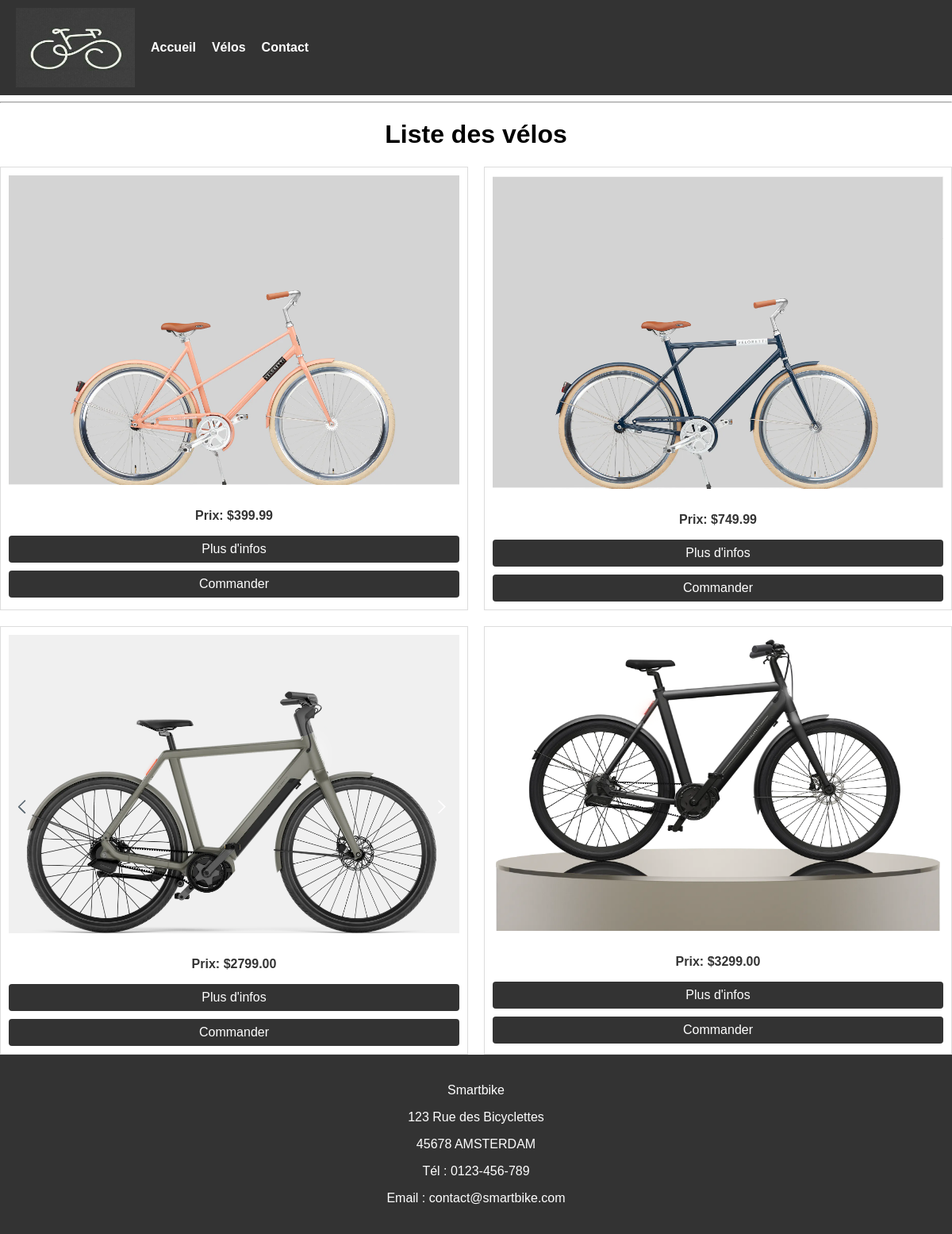
Page /index.php?page=velos on the committed database.
### tables this page shows
CREATE TABLE `velos` (
  `id` int(11) NOT NULL,
  `nom` varchar(255) NOT NULL,
  `description` text,
  `prix` decimal(10,2) DEFAULT NULL,
  `photo_path` varchar(255) DEFAULT NULL,
  `date_ajout` date DEFAULT NULL
);

### index.php (called while the page is built)
<?php
include("view/header.php");
include("controller/route.php");
include("view/footer.php");

### model/velosModel.php (called while the page is built, shortened)
<?php
if (!class_exists('Smartbike')) {
    class Smartbike {
        private $pdo;
        public function __construct($pdo) {
            $this->pdo = $pdo;
        }
        public function getAllVelos() {
            $query = "SELECT * FROM velos";
            $statement = $this->pdo->prepare($query);
            $statement->execute();
            $allVelos = $statement->fetchAll(PDO::FETCH_ASSOC);
            return $allVelos;
        }
    }
}

### view/velos.php (the view, shortened to what this page needs)
<!DOCTYPE html>
<html lang="en">
<head>
    <link rel="stylesheet" href="styles.css">
</head>
<body>
  <h1>Liste des vélos</h1>
  <?php
  $pdo = connectToDatabase();
  $smartbike = new Smartbike($pdo);
  $tousLesVelos = $smartbike->getAllVelos();
  if ($tousLesVelos) {
      echo '<div class="velos-container">';
      foreach ($tousLesVelos as $velo) {
          echo '<div class="velo-item">';
          echo "<img src='" . $velo['photo_path'] . "' alt='Photo du vélo'>";
          echo "<p class='velo-price'>Prix: $" . $velo['prix'] . "</p>";
          echo "<a class='velo-details' href='?page=produit&velo=" . $velo['id'] . "'>Plus d'infos</a>";
          echo "<a class='velo-commander' href='?page=commander'>Commander</a>";
          echo '</div>';
      }
      echo '</div>';
  } else {
      echo "Aucun vélo disponible pour le moment.";
  }
  ?>
</body>
</html>

### view/header.php (shortened to what this page needs)
<!DOCTYPE html>
<html lang="en">
<head>
    <link rel="stylesheet" href="styles.css">
</head>
<body>
    <header>
        <nav>
            <img src="images/logo.jpeg">
            <a href="index.php?page=accueil">Accueil</a>
            <a href="index.php?page=velos">Vélos</a>
            <a href="index.php?page=contact">Contact</a>
        </nav>
    </header>
    <hr>

### controller/route.php
<?php
include("model/velosModel.php");
$page = isset($_GET['page']) ? $_GET['page'] : 'accueil';
if ($page == 'accueil') {
    $pdo = connectToDatabase();
    $smartbike = new Smartbike($pdo);
    $latestVelo = $smartbike->getLatestVelo();
    $tousLesVelos = $smartbike->getAllVelos();
    include('view/accueil.php');
} elseif ($page == 'velos') {
    include('view/velos.php');
} elseif ($page == 'produit') {
    include('view/velo_details.php');
}elseif ($page == 'commander') {
    include('view/commander.php');
}elseif ($page == 'process_commande') {
    include('controller/process_commande.php');
}elseif ($page == 'commande_success') {
    include('view/commande_success.php');
}elseif ($page == 'contact') {
    include('view/contact.php');
} else {
    echo 'page introuvable';
}

### view/footer.php
<footer>
    <div class="entreprise-info">
        <p>Smartbike</p>
        <p>123 Rue des Bicyclettes</p>
        <p>45678 AMSTERDAM</p>
        <p>Tél : 0123-456-789</p>
        <p>Email : contact@smartbike.com</p>
    </div>
</footer>
</body>
</html>

### styles.css (style rules this page uses)
h1 { text-align: center; }
body { margin: 0; font-family: 'Arial', sans-serif; }
header { background-color: #333; color: white; padding: 10px 20px; display: flex; align-items: center; justify-content: space-between; }
nav { display: flex; align-items: center; }
nav img { width: 150px; height: 100px; margin-right: 20px; }
nav a { color: white; text-decoration: none; margin-right: 20px; font-weight: bold; }
footer { background-color: #333; color: white; padding: 20px; text-align: center; }
.entreprise-info { max-width: 600px; margin: 0 auto; }
.velos-container { display: flex; flex-wrap: wrap; gap: 20px; }
.velo-item { flex: 1 1 calc(33.33% - 20px); text-align: center; border: 1px solid #ddd; padding: 10px; }
.velo-item img { max-width: 100%; height: auto; margin-bottom: 10px; }
.velo-price { font-weight: bold; color: #333; }
.velo-details, .velo-commander { display: block; margin-top: 10px; text-decoration: none; background-color: #333; color: #fff; padding: 8px 12px; border-radius: 4px; transition: background-color 0.3s; }

### rows in the picture
velos: photo_path (picture), prix "399.99"
velos: photo_path (picture), prix "749.99"
velos: photo_path (picture), prix "2799.00"
velos: photo_path (picture), prix "3299.00"
